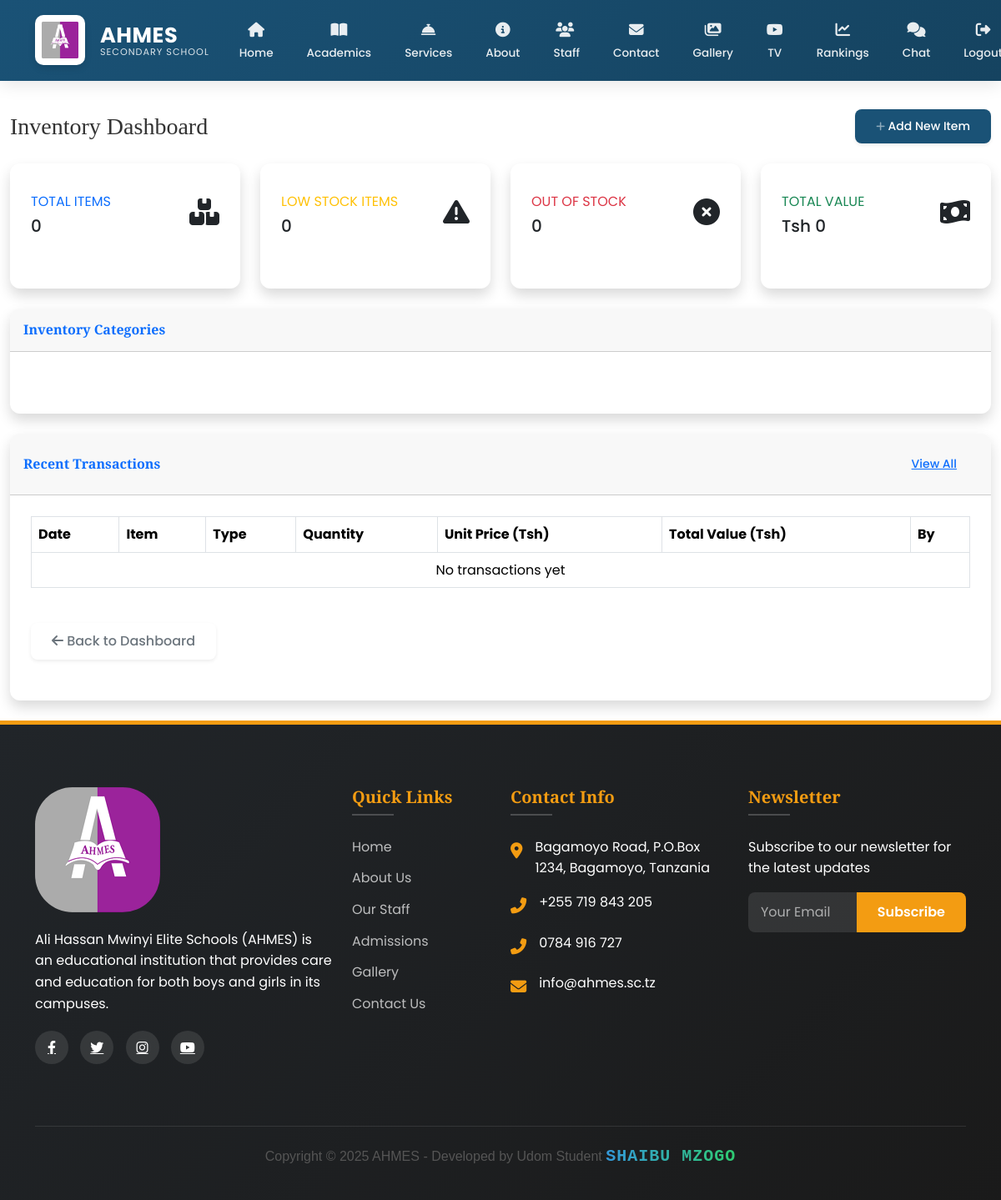
/inventory/ (signed in), run on an earlier commit of the app's database.
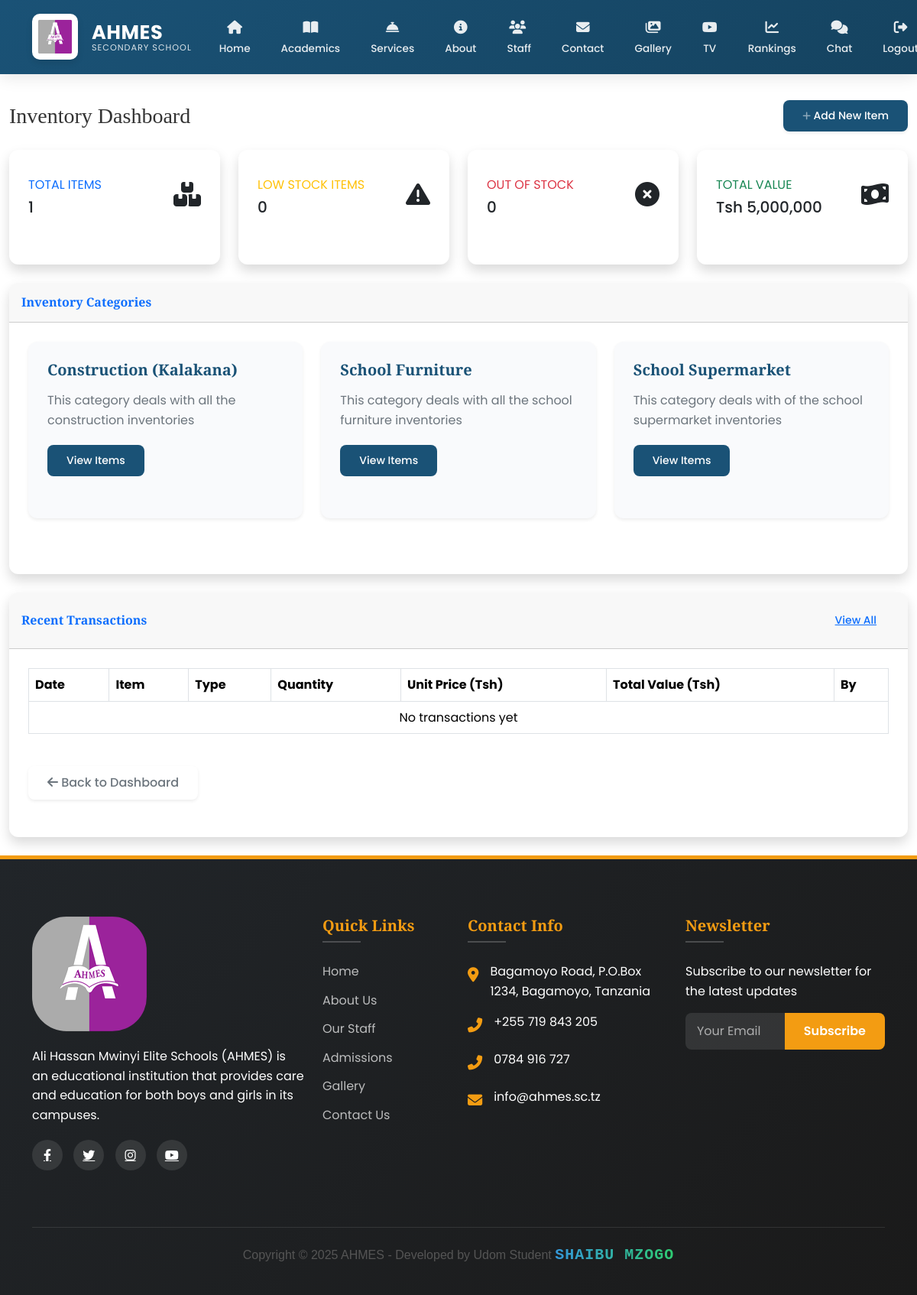
And on a later commit of the database.
### main/models.py (models this page shows, shortened)
class InventoryCategory(models.Model):
    CATEGORY_CHOICES = [
        ('FURNITURE', 'School Furniture'),
        ('CONSTRUCTION', 'Construction (Kalakana)'),
        ('SUPERMARKET', 'School Supermarket'),
    ]
    name = models.CharField(max_length=50, choices=CATEGORY_CHOICES, unique=True)
    description = models.TextField(blank=True)
    created_at = models.DateTimeField(auto_now_add=True)
    class Meta:
        verbose_name_plural = 'Inventory Categories'
        ordering = ['name']

### main/views.py (the view)
# urls.py: path('inventory/', views.inventory_dashboard, name='inventory_dashboard'),
@login_required
@user_passes_test(is_admin)
def inventory_dashboard(request):
    categories = InventoryCategory.objects.all()
    total_items = InventoryItem.objects.count()
    low_stock_items = InventoryItem.objects.filter(status='LOW_STOCK').count()
    out_of_stock_items = InventoryItem.objects.filter(status='OUT_OF_STOCK').count()
    total_value_result = InventoryItem.objects.aggregate(total=Sum('total_value'))
    total_value = total_value_result['total'] or Decimal('0.00')
    context = {
        'categories': categories,
        'total_items': total_items,
        'low_stock_items': low_stock_items,
        'out_of_stock_items': out_of_stock_items,
        'total_value': f"{total_value:,.0f}",  # Format with commas, no decimals
    }
    return render(request, 'inventory/dashboard.html', context)

### main/context_processors.py (called while the page is built)
def admin_counts(request):
    if request.user.is_authenticated and request.user.is_admin:
        return {
            'pending_comments': Comment.objects.filter(is_approved=False).count(),
            'gallery_count': Gallery.objects.count(),
        }
    return {}

def unread_messages_count(request):
    if request.user.is_authenticated:
        count = Message.objects.filter(
            conversation__participants=request.user,
            is_read=False
        ).exclude(
            sender=request.user
        ).count()
        print(f"DEBUG: Unread messages count for {request.user}: {count}")  # Debug output
        return {'unread_messages_count': count}
    return {}

### main/models.py (called while the page is built)
    def __str__(self):
        return self.username

### main/views.py (called while the page is built)
def is_admin(user):
    return user.is_authenticated and user.is_staff

### main/templates/inventory/dashboard.html (shortened to what the changed rows need)
{% extends 'main/base.html' %}
{% load static %}
{% block content %}
<div class="wrapper">
  <div class="main-content">
    <div class="container-fluid">
      <br>
      <div class="d-sm-flex align-items-center justify-content-between mb-4">
        <h1 class="h3 mb-0 text-gray-800">Inventory Dashboard</h1>
      </div>
      <div class="row">
        <div class="col-xl-3 col-md-6 mb-4">
          <div class="card border-left-primary shadow h-100 py-2">
            <div class="card-body">
              <div class="row no-gutters align-items-center">
                <div class="col mr-2">
                  <div class="text-xs font-weight-bold text-primary text-uppercase mb-1">Total Items</div>
                  <div class="h5 mb-0 font-weight-bold text-gray-800">{{ total_items }}</div>
                </div>
              </div>
            </div>
          </div>
        </div>
        <div class="col-xl-3 col-md-6 mb-4">
          <div class="card border-left-success shadow h-100 py-2">
            <div class="card-body">
              <div class="row no-gutters align-items-center">
                <div class="col mr-2">
                  <div class="text-xs font-weight-bold text-success text-uppercase mb-1">Total Value</div>
                  <div class="h5 mb-0 font-weight-bold text-gray-800">Tsh {{ total_value }}</div>
                </div>
              </div>
            </div>
          </div>
        </div>
      </div>
      <div class="row">
        <div class="col-lg-12 mb-4">
          <div class="card shadow mb-4">
            <div class="card-body">
              <div class="row">
                {% for category in categories %}
                <div class="col-lg-4 mb-4">
                  <div class="card bg-light shadow-sm">
                    <div class="card-body">
                      <h5 class="card-title">{{ category.get_name_display }}</h5>
                      <p class="card-text">{{ category.description }}</p>
                      <a href="{% url 'inventory_items_by_category' category.id %}" class="btn btn-primary btn-sm">View Items</a>
                    </div>
                  </div>
                </div>
                {% endfor %}
              </div>
            </div>
          </div>
        </div>
      </div>
      <div class="row">
        <div class="col-lg-12 mb-4">
          <div class="card shadow mb-4">
            <div class="card-body">
              <div class="table-responsive">
                <table class="table table-bordered table-hover" width="100%" cellspacing="0">
                  <thead class="thead-light">
                    <tr>
                      <th>Date</th>
                      <th>Item</th>
                      <th>Type</th>
                      <th>Quantity</th>
                      <th>Unit Price (Tsh)</th>
                      <th>Total Value (Tsh)</th>
                      <th>By</th>
                    </tr>
                  </thead>
                </table>
              </div>
              <br>
            </div>
          </div>
        </div>
      </div>
    </div>
  </div>
</div>
{% endblock %}

What changed in the data, as far as the page shows it:
added InventoryCategory: name "Construction (Kalakana)", description "This category deals with all the construction inventories"
added InventoryCategory: name "School Furniture", description "This category deals with all the school furniture inventories"
added InventoryCategory: name "School Supermarket", description "This category deals with of the school supermarket inventories"
Also different on the page:
{{ total_items }}: "0" → "1"
{{ total_value }}: "0" → "5,000,000"
